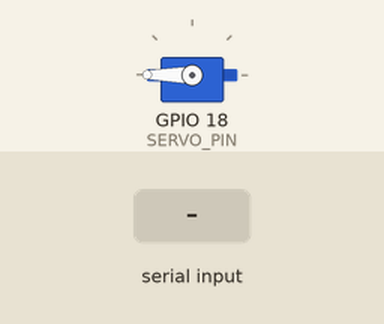
Simulated run of this sketch. Board: ESP32. Parts: servo. The test bench sets the inputs (shaded band). What the sketch prints to the serial monitor is not drawn.

Above: at 1.7 s.
1.8 s: "o" received over Serial
At 2.5 s:
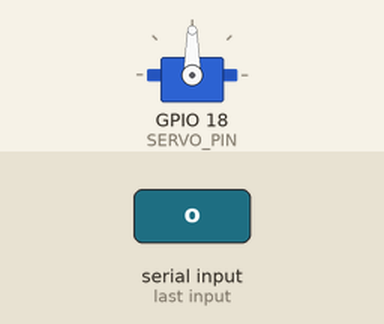
4.8 s: "c" received over Serial
At 6.0 s:
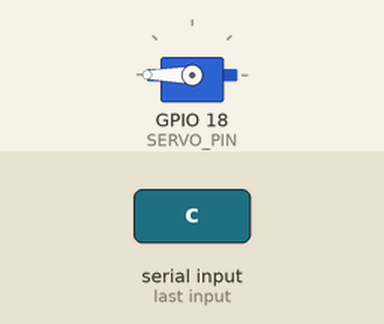
Timing chart, 0 to 7.8 s (numbered marks = the images above; inputs shaded):
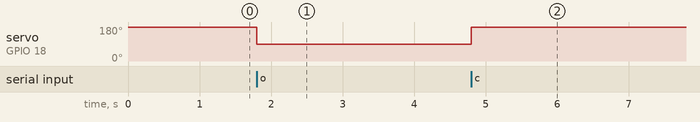

The sketch:

exit_esp32_ide.ino
```cpp
#include <ESP32Servo.h>

#define SERVO_PIN 18  // เปลี่ยนจาก 19

Servo exitServo;

const int OPEN_ANGLE  = 90;
const int CLOSE_ANGLE = 270;

bool isOpen = false;

void moveServo(int angle) {
  if (!exitServo.attached()) {
    Serial.println("!! Servo หลุด attach — กำลัง re-attach...");
    exitServo.attach(SERVO_PIN, 500, 2400);
    delay(100);
  }
  exitServo.write(angle);
}

void setup() {
  Serial.begin(115200);

  ESP32PWM::allocateTimer(0);
  ESP32PWM::allocateTimer(1);
  ESP32PWM::allocateTimer(2);
  ESP32PWM::allocateTimer(3);

  exitServo.setPeriodHertz(50);
  exitServo.attach(SERVO_PIN, 500, 2400);

  moveServo(CLOSE_ANGLE);
  delay(500);

  Serial.println("=== ระบบควบคุมทางออก ===");
  Serial.println("กด 'o' เพื่อเปิด | 'c' เพื่อปิด");
  printStatus();
}

void loop() {
  if (Serial.available() > 0) {
    char key = Serial.read();
    switch (key) {
      case 'o': case 'O': openDoor();  break;
      case 'c': case 'C': closeDoor(); break;
    }
  }
}

void openDoor() {
  if (!isOpen) {
    Serial.println(">> กำลังเปิด...");
    moveServo(OPEN_ANGLE);
    isOpen = true;
    delay(500);
    Serial.println(">> เปิดแล้ว ✓");
  } else {
    Serial.println(">> เปิดอยู่แล้ว");
  }
  printStatus();
}

void closeDoor() {
  if (isOpen) {
    Serial.println(">> กำลังปิด...");
    moveServo(CLOSE_ANGLE);
    isOpen = false;
    delay(500);
    Serial.println(">> ปิดแล้ว ✓");
  } else {
    Serial.println(">> ปิดอยู่แล้ว");
  }
  printStatus();
}

void printStatus() {
  Serial.print("สถานะ: ");
  Serial.println(isOpen ? "[ เปิด ]" : "[ ปิด ]");
}
```

Measured:
- after the input at 1.8 s, servo on GPIO 18 (SERVO_PIN): 180° → 90° at once
- after the input at 4.8 s, servo on GPIO 18 (SERVO_PIN): 90° → 180° at once
